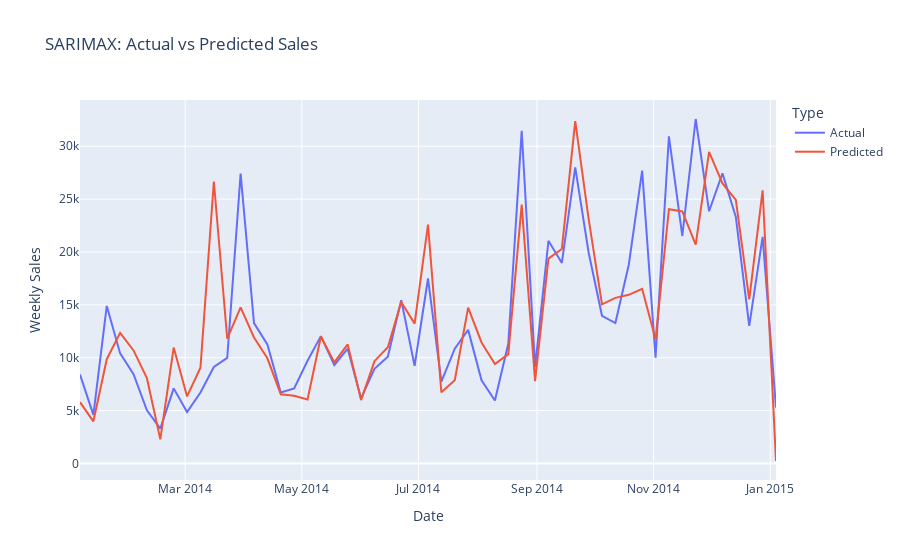

Notebook source saved alongside this figure:
### Code cell
# SARIMAX Forecast
y_pred_sarima = model_sarimax.predict(start=test_sales.index[0], end=test_sales.index[-1], exog=test_exog)

# RMSE and R2_score
mse_sarimax = mean_squared_error(test_sales, y_pred_sarima)
rmse_sarimax = np.sqrt(mse_sarimax)
r2_sarimax = r2_score(test_sales, y_pred_sarima)

print(f'RMSE: {rmse_sarimax}')
print(f'R2 Score: {r2_sarimax}')


# Create a DataFrame with actual and predicted values
plot_df = pd.DataFrame({
    'Date': test_sales.index,
    'Actual': test_sales.values,
    'Predicted': y_pred_sarima.values
})

# Melt the DataFrame for plotting
plot_df_melted = pd.melt(plot_df, id_vars=['Date'], value_vars=['Actual', 'Predicted'], 
                        var_name='Type', value_name='Sales')

# Create the line plot
fig = px.line(plot_df_melted, x='Date', y='Sales', color='Type',
              title='SARIMAX: Actual vs Predicted Sales',
              labels={'Sales': 'Weekly Sales', 'Date': 'Date'})

fig.show()
